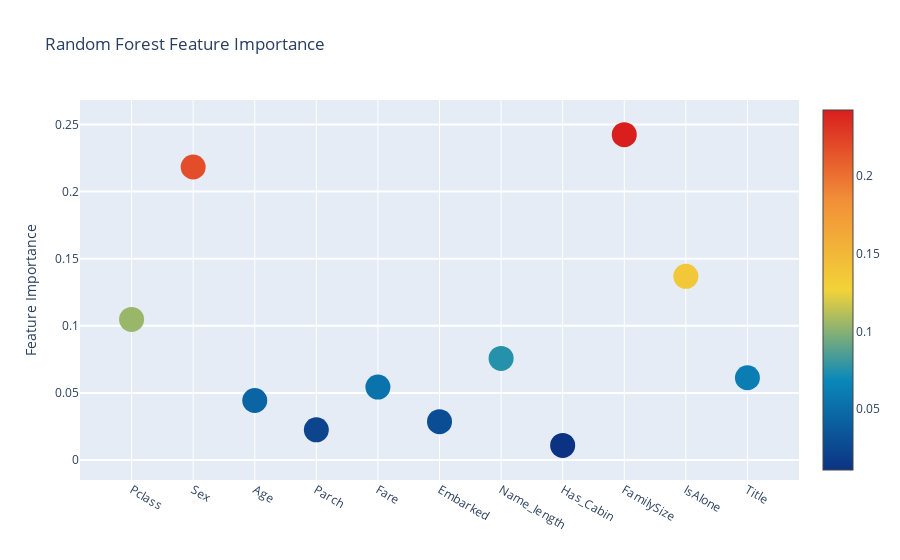
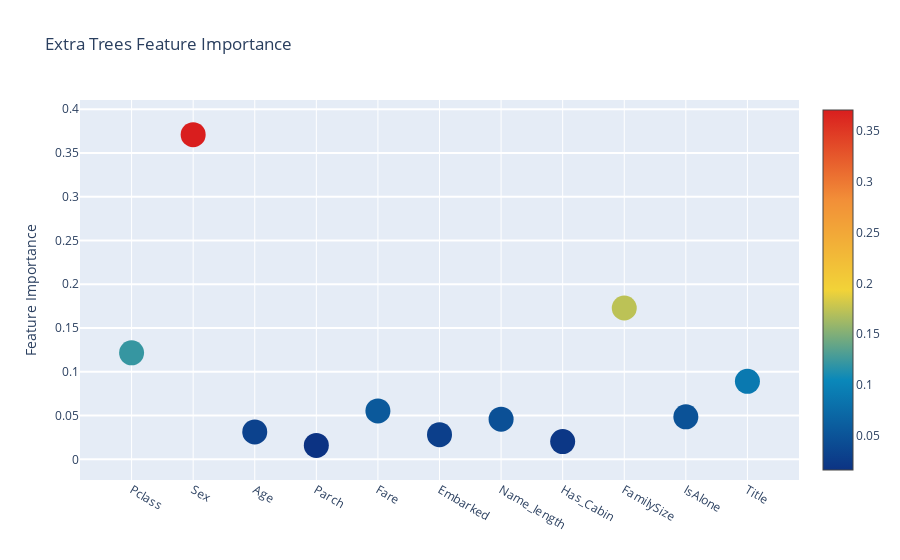
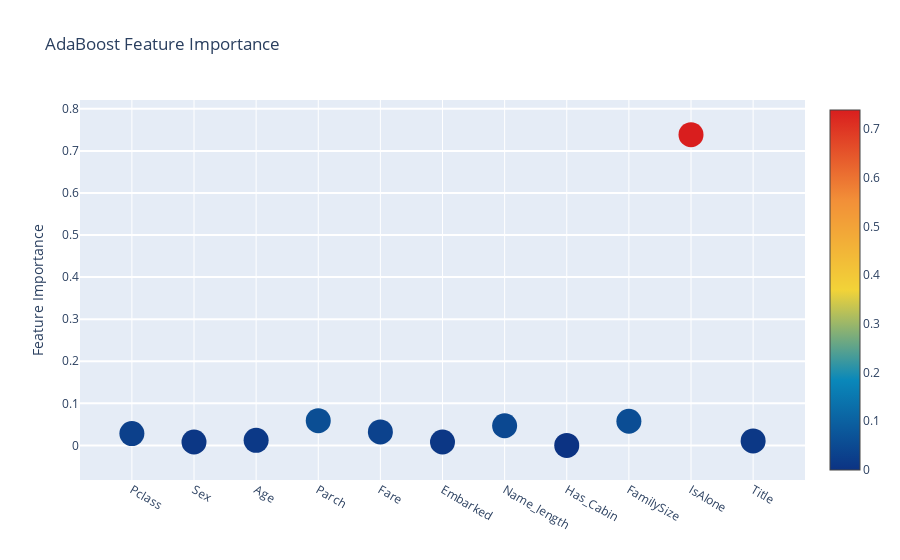
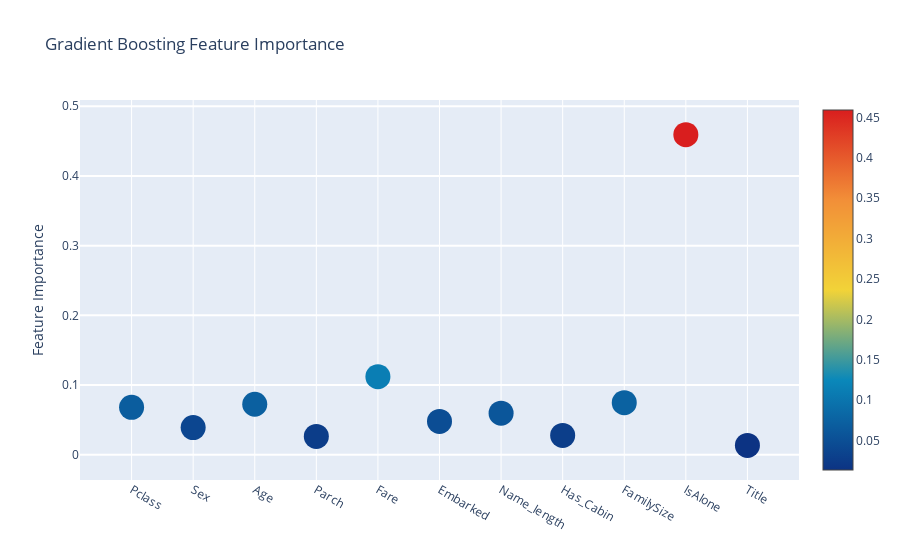

Write notebook code for charts like these, in order.
### Markdown cell above
**Interactive feature importances via Plotly scatterplots**

我将在此时使用交互式 Plotly 包通过调用“Scatter”的散点图来可视化不同分类器的特征重要性值，如下所示：

### Code cell
# Scatter plot 
trace = go.Scatter(
    y = feature_dataframe['Random Forest feature importances'].values,
    x = feature_dataframe['features'].values,
    mode='markers',
    marker=dict(
        sizemode = 'diameter',
        sizeref = 1,
        size = 25,
#       size= feature_dataframe['AdaBoost feature importances'].values,
        #color = np.random.randn(500), #set color equal to a variable
        color = feature_dataframe['Random Forest feature importances'].values,
        colorscale='Portland',
        showscale=True
    ),
    text = feature_dataframe['features'].values
)
data = [trace]

layout= go.Layout(
    autosize= True,
    title= 'Random Forest Feature Importance',
    hovermode= 'closest',
#     xaxis= dict(
#         title= 'Pop',
#         ticklen= 5,
#         zeroline= False,
#         gridwidth= 2,
#     ),
    yaxis=dict(
        title= 'Feature Importance',
        ticklen= 5,
        gridwidth= 2
    ),
    showlegend= False
)
fig = go.Figure(data=data, layout=layout)
py.iplot(fig,filename='scatter2010')

# Scatter plot 
trace = go.Scatter(
    y = feature_dataframe['Extra Trees  feature importances'].values,
    x = feature_dataframe['features'].values,
    mode='markers',
    marker=dict(
        sizemode = 'diameter',
        sizeref = 1,
        size = 25,
#       size= feature_dataframe['AdaBoost feature importances'].values,
        #color = np.random.randn(500), #set color equal to a variable
        color = feature_dataframe['Extra Trees  feature importances'].values,
        colorscale='Portland',
        showscale=True
    ),
    text = feature_dataframe['features'].values
)
data = [trace]

layout= go.Layout(
    autosize= True,
    title= 'Extra Trees Feature Importance',
    hovermode= 'closest',
#     xaxis= dict(
#         title= 'Pop',
#         ticklen= 5,
#         zeroline= False,
#         gridwidth= 2,
#     ),
    yaxis=dict(
        title= 'Feature Importance',
        ticklen= 5,
        gridwidth= 2
    ),
    showlegend= False
)
fig = go.Figure(data=data, layout=layout)
py.iplot(fig,filename='scatter2010')

# Scatter plot 
trace = go.Scatter(
    y = feature_dataframe['AdaBoost feature importances'].values,
    x = feature_dataframe['features'].values,
    mode='markers',
    marker=dict(
        sizemode = 'diameter',
        sizeref = 1,
        size = 25,
#       size= feature_dataframe['AdaBoost feature importances'].values,
        #color = np.random.randn(500), #set color equal to a variable
        color = feature_dataframe['AdaBoost feature importances'].values,
        colorscale='Portland',
        showscale=True
    ),
    text = feature_dataframe['features'].values
)
data = [trace]

layout= go.Layout(
    autosize= True,
    title= 'AdaBoost Feature Importance',
    hovermode= 'closest',
#     xaxis= dict(
#         title= 'Pop',
#         ticklen= 5,
#         zeroline= False,
#         gridwidth= 2,
#     ),
    yaxis=dict(
        title= 'Feature Importance',
        ticklen= 5,
        gridwidth= 2
    ),
    showlegend= False
)
fig = go.Figure(data=data, layout=layout)
py.iplot(fig,filename='scatter2010')

# Scatter plot 
trace = go.Scatter(
    y = feature_dataframe['Gradient Boost feature importances'].values,
    x = feature_dataframe['features'].values,
    mode='markers',
    marker=dict(
        sizemode = 'diameter',
        sizeref = 1,
        size = 25,
#       size= feature_dataframe['AdaBoost feature importances'].values,
        #color = np.random.randn(500), #set color equal to a variable
        color = feature_dataframe['Gradient Boost feature importances'].values,
        colorscale='Portland',
        showscale=True
    ),
    text = feature_dataframe['features'].values
)
data = [trace]

layout= go.Layout(
    autosize= True,
    title= 'Gradient Boosting Feature Importance',
    hovermode= 'closest',
#     xaxis= dict(
#         title= 'Pop',
#         ticklen= 5,
#         zeroline= False,
#         gridwidth= 2,
#     ),
    yaxis=dict(
        title= 'Feature Importance',
        ticklen= 5,
        gridwidth= 2
    ),
    showlegend= False
)
fig = go.Figure(data=data, layout=layout)
py.iplot(fig,filename='scatter2010')

### Figure 1 — Plotly figure (JSON) as saved in the notebook; plotly's stock layout.template omitted (floating-point values rounded to 4 significant figures)
{"data": [{"marker": {"color": [0.1047, 0.2184, 0.04433, 0.02249, 0.05433, 0.02854, 0.0757, 0.01088, 0.2425, 0.1369, 0.06128], "colorscale": [[0, "rgb(12,51,131)"], [0.25, "rgb(10,136,186)"], [0.5, "rgb(242,211,56)"], [0.75, "rgb(242,143,56)"], [1, "rgb(217,30,30)"]], "showscale": true, "size": 25, "sizemode": "diameter", "sizeref": 1}, "mode": "markers", "text": ["Pclass", "Sex", "Age", "Parch", "Fare", "Embarked", "Name_length", "Has_Cabin", "FamilySize", "IsAlone", "Title"], "type": "scatter", "x": ["Pclass", "Sex", "Age", "Parch", "Fare", "Embarked", "Name_length", "Has_Cabin", "FamilySize", "IsAlone", "Title"], "y": [0.1047, 0.2184, 0.04433, 0.02249, 0.05433, 0.02854, 0.0757, 0.01088, 0.2425, 0.1369, 0.06128]}], "layout": {"autosize": true, "hovermode": "closest", "showlegend": false, "title": {"text": "Random Forest Feature Importance"}, "yaxis": {"gridwidth": 2, "ticklen": 5, "title": {"text": "Feature Importance"}}}}

### Figure 2 — Plotly figure (JSON) as saved in the notebook; plotly's stock layout.template omitted (floating-point values rounded to 4 significant figures)
{"data": [{"marker": {"color": [0.1217, 0.371, 0.0313, 0.01592, 0.05526, 0.02816, 0.0459, 0.0203, 0.1729, 0.04854, 0.0891], "colorscale": [[0, "rgb(12,51,131)"], [0.25, "rgb(10,136,186)"], [0.5, "rgb(242,211,56)"], [0.75, "rgb(242,143,56)"], [1, "rgb(217,30,30)"]], "showscale": true, "size": 25, "sizemode": "diameter", "sizeref": 1}, "mode": "markers", "text": ["Pclass", "Sex", "Age", "Parch", "Fare", "Embarked", "Name_length", "Has_Cabin", "FamilySize", "IsAlone", "Title"], "type": "scatter", "x": ["Pclass", "Sex", "Age", "Parch", "Fare", "Embarked", "Name_length", "Has_Cabin", "FamilySize", "IsAlone", "Title"], "y": [0.1217, 0.371, 0.0313, 0.01592, 0.05526, 0.02816, 0.0459, 0.0203, 0.1729, 0.04854, 0.0891]}], "layout": {"autosize": true, "hovermode": "closest", "showlegend": false, "title": {"text": "Extra Trees Feature Importance"}, "yaxis": {"gridwidth": 2, "ticklen": 5, "title": {"text": "Feature Importance"}}}}

### Figure 3 — Plotly figure (JSON) as saved in the notebook; plotly's stock layout.template omitted (floating-point values rounded to 4 significant figures)
{"data": [{"marker": {"color": [0.028, 0.008, 0.012, 0.05867, 0.032, 0.008, 0.04667, 0, 0.05733, 0.7387, 0.01067], "colorscale": [[0, "rgb(12,51,131)"], [0.25, "rgb(10,136,186)"], [0.5, "rgb(242,211,56)"], [0.75, "rgb(242,143,56)"], [1, "rgb(217,30,30)"]], "showscale": true, "size": 25, "sizemode": "diameter", "sizeref": 1}, "mode": "markers", "text": ["Pclass", "Sex", "Age", "Parch", "Fare", "Embarked", "Name_length", "Has_Cabin", "FamilySize", "IsAlone", "Title"], "type": "scatter", "x": ["Pclass", "Sex", "Age", "Parch", "Fare", "Embarked", "Name_length", "Has_Cabin", "FamilySize", "IsAlone", "Title"], "y": [0.028, 0.008, 0.012, 0.05867, 0.032, 0.008, 0.04667, 0, 0.05733, 0.7387, 0.01067]}], "layout": {"autosize": true, "hovermode": "closest", "showlegend": false, "title": {"text": "AdaBoost Feature Importance"}, "yaxis": {"gridwidth": 2, "ticklen": 5, "title": {"text": "Feature Importance"}}}}

### Figure 4 — Plotly figure (JSON) as saved in the notebook; plotly's stock layout.template omitted (floating-point values rounded to 4 significant figures)
{"data": [{"marker": {"color": [0.06796, 0.03889, 0.07238, 0.02629, 0.1119, 0.04779, 0.05966, 0.02775, 0.07463, 0.4593, 0.0134], "colorscale": [[0, "rgb(12,51,131)"], [0.25, "rgb(10,136,186)"], [0.5, "rgb(242,211,56)"], [0.75, "rgb(242,143,56)"], [1, "rgb(217,30,30)"]], "showscale": true, "size": 25, "sizemode": "diameter", "sizeref": 1}, "mode": "markers", "text": ["Pclass", "Sex", "Age", "Parch", "Fare", "Embarked", "Name_length", "Has_Cabin", "FamilySize", "IsAlone", "Title"], "type": "scatter", "x": ["Pclass", "Sex", "Age", "Parch", "Fare", "Embarked", "Name_length", "Has_Cabin", "FamilySize", "IsAlone", "Title"], "y": [0.06796, 0.03889, 0.07238, 0.02629, 0.1119, 0.04779, 0.05966, 0.02775, 0.07463, 0.4593, 0.0134]}], "layout": {"autosize": true, "hovermode": "closest", "showlegend": false, "title": {"text": "Gradient Boosting Feature Importance"}, "yaxis": {"gridwidth": 2, "ticklen": 5, "title": {"text": "Feature Importance"}}}}
